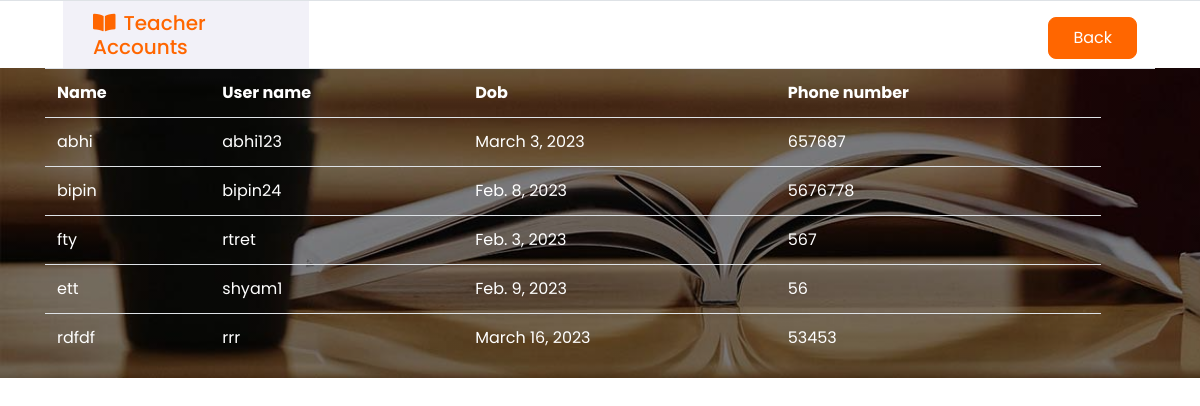
Page /teacherview (signed in) on the committed database.
### login_app/models.py (models this page shows)
class User(AbstractUser):
    name=models.CharField(max_length=30,blank=False,verbose_name='Name')
    dob=models.DateField(blank=False,verbose_name='DOB',default='2000-12-08')
    phone=models.IntegerField(blank=False,verbose_name='Phone number',null=True)
    class Meta:
        db_table='Usertable'

### login_app/views.py (the view)
# urls.py: path('teacherview',views.teacherview,name='teacherview'),
@login_required(login_url='login')
def teacherview(request):
    tch=User.objects.filter(is_active=1,is_staff=1,is_superuser=0)
    return render(request,'teacherview.html',{'tch':tch})

### login_app/templates/teacherview.html (shortened to what this page needs)
{% load static %}
<!DOCTYPE html>
<html lang="en">
<head>
    <link href="https://cdnjs.cloudflare.com/ajax/libs/font-awesome/5.10.0/css/all.min.css" rel="stylesheet">
    <link href="lib/owlcarousel/assets/owl.carousel.min.css" rel="stylesheet">
    <link href="static/css/style.css" rel="stylesheet">
</head>
<body>
    <div class="container-fluid">
        <div class="row border-top px-xl-5">
            <div class="col-lg-3 d-none d-lg-block">
                <a class="d-flex align-items-center justify-content-between bg-secondary w-100 text-decoration-none" data-toggle="collapse" href="#navbar-vertical" style="height: 67px; padding: 0 30px;">
                    <h5 class="text-primary m-0"><i class="fa fa-book-open mr-2"></i>Teacher Accounts</h5>
                </a>
            </div>
            <div class="col-lg-9">
                <nav class="navbar navbar-expand-lg bg-light navbar-light py-3 py-lg-0 px-0">
                    <div class="collapse navbar-collapse justify-content-between" id="navbarCollapse">
                        <a class="btn btn-primary py-2 px-4 ml-auto mt-3 d-none d-lg-block " href="studentprofile">Back</a>
                    </div>
                </nav>
            </div>
        </div>
    </div>
    <div class="container-fluid page-header" style="margin-bottom: 90px;">
        <div class="container">
            <div class="d-flex flex-column justify-content-center" style="min-height: 300px">
                <table class="table text-white">
                    <tr>
                        <th>Name</th>
                        <th>User name</th>
                        <th>Dob</th>
                        <th>Phone number</th>
                        <th></th>
                    </tr>
                    {% for i in tch %}
                    <tr>
                        <td>{{i.name}}</td>
                        <td>{{i.username}}</td>
                        <td>{{i.dob}}</td>
                        <td>{{i.phone}}</td>
                    </tr>
                    {% endfor %}
                </table>
            </div>
        </div>
    </div>
</body>
</html>

### rows in the picture
User: name "abhi", username "abhi123", dob "March 3, 2023", phone "657687"
User: name "bipin", username "bipin24", dob "Feb. 8, 2023", phone "5676778"
User: name "fty", username "rtret", dob "Feb. 3, 2023", phone "567"
User: name "ett", username "shyam1", dob "Feb. 9, 2023", phone "56"
User: name "rdfdf", username "rrr", dob "March 16, 2023", phone "53453"
